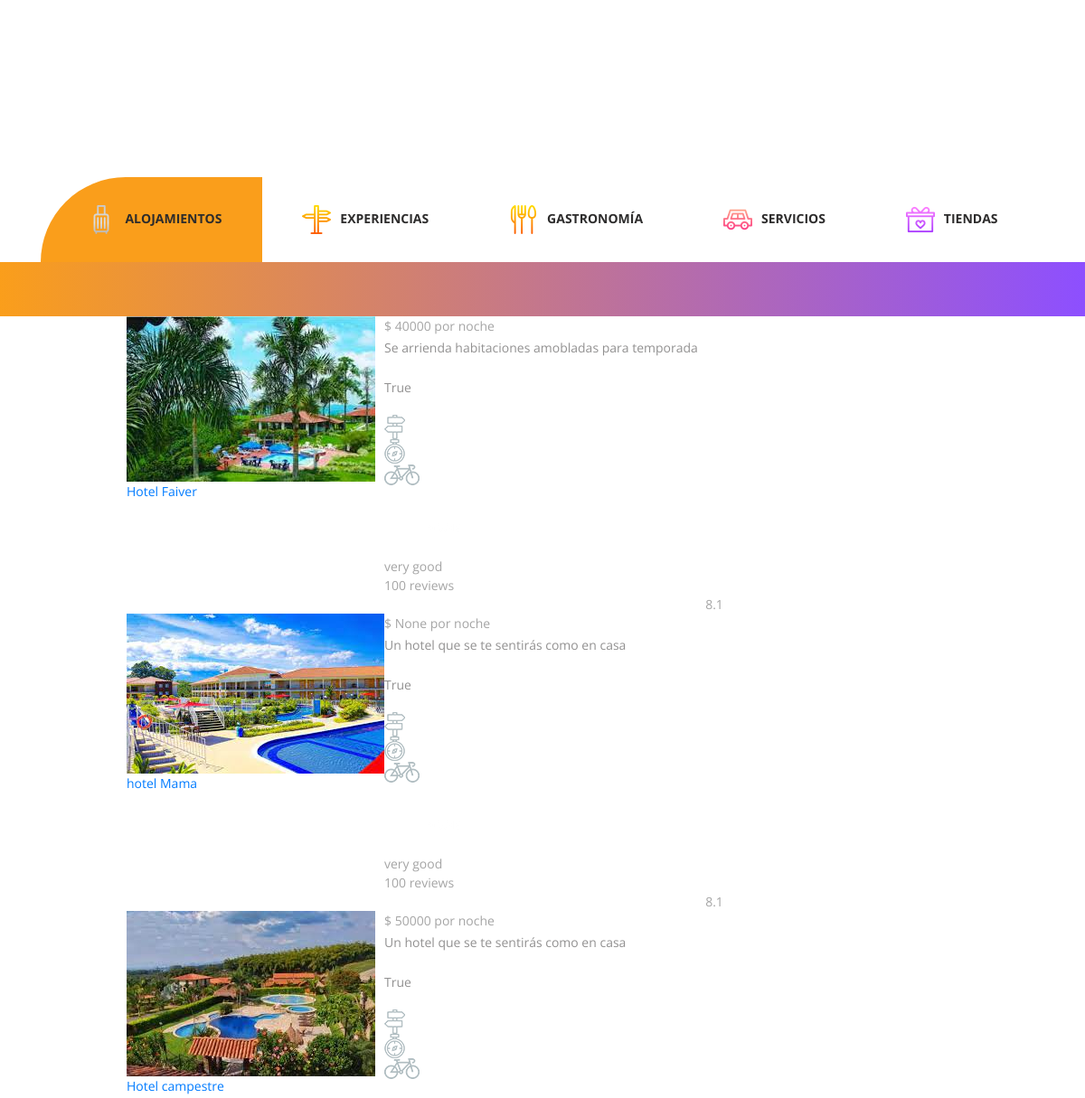
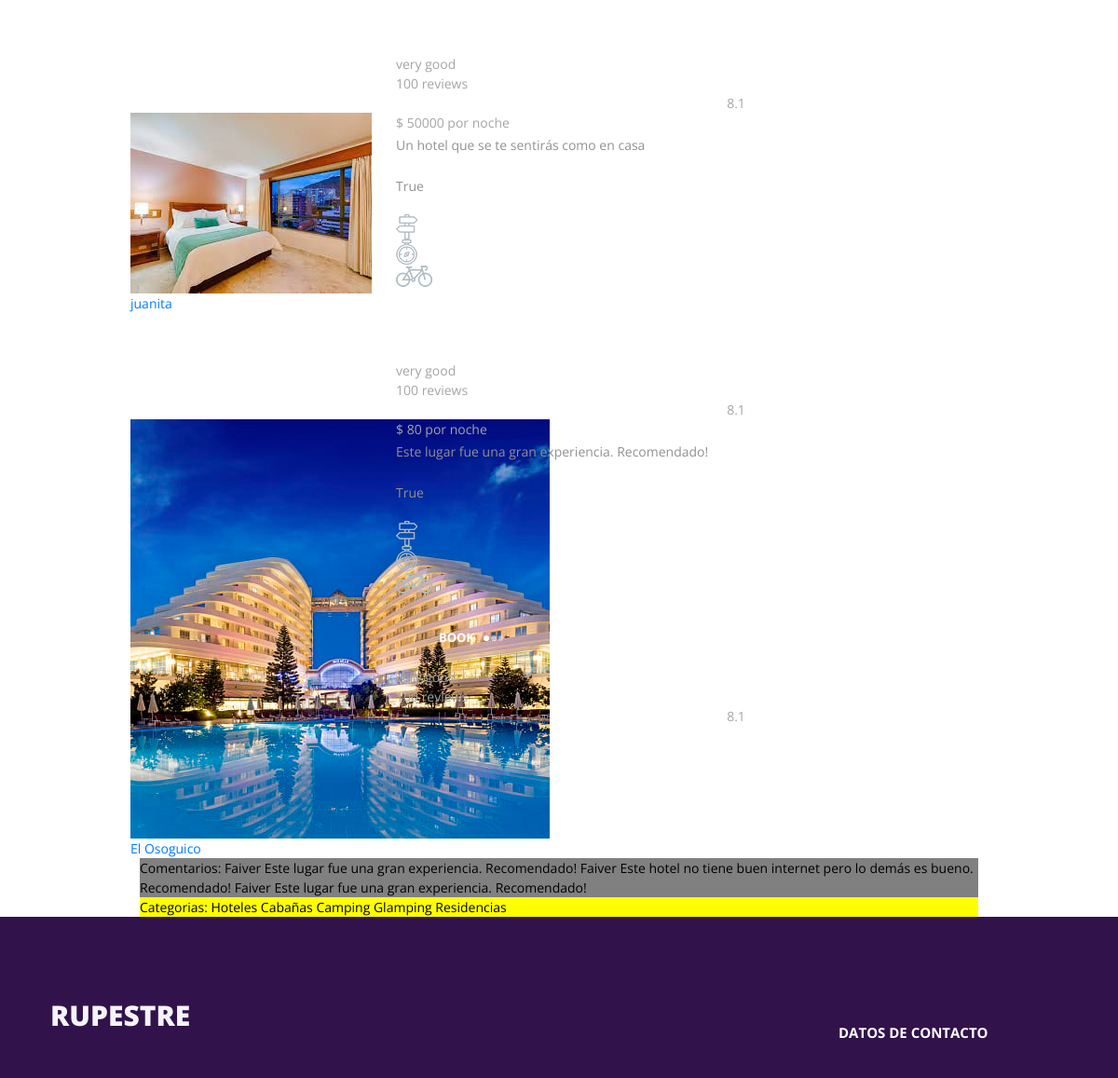
/alojamientos/ (middle part), run on an earlier commit of the app's database (2 pictures, top to bottom).
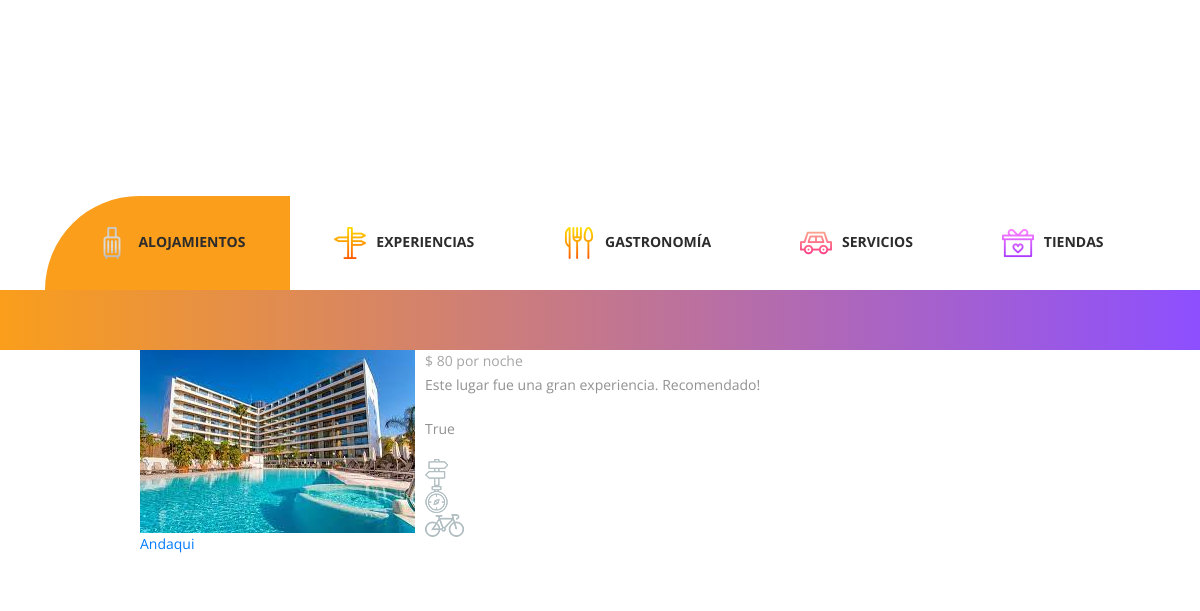
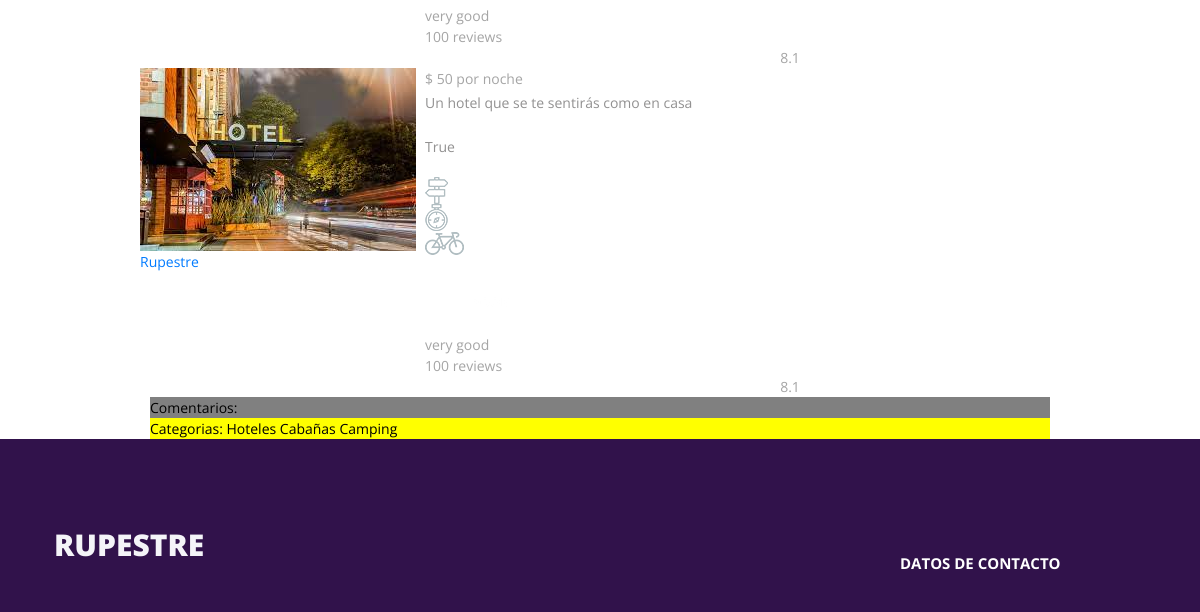
And on a later commit of the database (2 pictures, top to bottom).
### alojamientos/models.py (models this page shows, shortened)
class Alojamiento(models.Model):
    nombre=models.CharField(max_length=50)
    descripcion=models.CharField(max_length=150)
    imagen=models.ImageField(upload_to='alojamientos')
    precio=models.IntegerField( null=True, blank=True)#opcional subir precio
    categorias=models.ManyToManyField(Categoria) #relación de muchos a muchos entre Categoria y Post
    disponibilidad=models.BooleanField(default=True)
    created=models.DateTimeField(auto_now_add=True)
    updated=models.DateTimeField(auto_now_add=True)
    class Meta:
        verbose_name='alojamiento'
        verbose_name_plural='alojamientos'

class Post(models.Model):
    autor=models.ForeignKey(User, on_delete=models.CASCADE)#relación de uno a muchos entre autor y Post
    descripcion=models.CharField(max_length=150)
    created=models.DateTimeField(auto_now_add=True)
    updated=models.DateTimeField(auto_now_add=True)
    class Meta:
        verbose_name='post'
        verbose_name_plural='posts'

class Categoria(models.Model):
    nombre=models.CharField(max_length=50)
    created=models.DateTimeField(auto_now_add=True)
    updated=models.DateTimeField(auto_now_add=True)
    class Meta:
        verbose_name='categoria'
        verbose_name_plural='categorias'

### alojamientos/views.py (the view)
# urls.py: path('alojamientos/', include('alojamientos.urls')),
def alojamientos(request):
    alojamientos=Alojamiento.objects.all()
    categorias=Categoria.objects.all()
    posts=Post.objects.all()
    return render(request, "alojamientos/alojamientos.html", {
        "alojamientos": alojamientos,
        "categorias": categorias,
        "posts": posts
        })

### alojamientos/templates/alojamientos/alojamientos.html (shortened to what this page needs)
{% extends "RupestreApp/base.html" %}
{% load static %}
{% block content %}
		<div class="home">
		</div>
		<div class="search">
			<div class="container fill_height">
				<div class="row fill_height">
					<div class="col fill_height">
						<div class="search_tabs_container">
							<div
								class="search_tabs d-flex flex-lg-row flex-column align-items-lg-center align-items-start justify-content-lg-between justify-content-start">
								<div
									class="search_tab active d-flex flex-row align-items-center justify-content-lg-center justify-content-start">
									<a class="link" href="{% url 'Alojamientos' %}"><img src="{% static 'RupestreApp/images/iconos/alojamientos.png' %} "
											alt=""><span>alojamientos</span></a>
								</div>
								<div
									class="search_tab d-flex flex-row align-items-center justify-content-lg-center justify-content-start text-decoration:none">
									<a class="link" href="{% url 'Experiencias' %}"><img src="{% static 'RupestreApp/images/iconos/turismo.png' %}" alt="">experiencias</a>
								</div>
								<div
									class="search_tab d-flex flex-row align-items-center justify-content-lg-center justify-content-start text-decoration:none">
									<a class="link" href="{% url 'Gastronomia' %}"><img src="{% static 'RupestreApp/images/iconos/gastronomia.png' %}"
											alt="">gastronomía</a>
								</div>
								<div
									class="search_tab d-flex flex-row align-items-center justify-content-lg-center justify-content-start text-decoration:none">
									<a class="link" href="{% url 'Servicios' %}"><img src="{% static 'RupestreApp/images/iconos/servicios.png' %}"
											alt="">servicios</a>
								</div>
								<div
									class="search_tab d-flex flex-row align-items-center justify-content-lg-center justify-content-start text-decoration:none">
									<a class="link" href="{% url 'Tienda' %}"><img src="{% static 'RupestreApp/images/iconos/tiendas.png' %}" alt="">tiendas</a>
								</div>
							</div>
						</div>
					</div>
				</div>
			</div>
		</div>
	{% for alojamiento in alojamientos %}
		<div class="container">
			<div class="row">
				<div class="col-lg-12">
					<div class="offers_grid">
						<div class="offers_item rating_4">
							<div class="row">
								<div class="col-lg-1 temp_col"></div>
								<div class="col-lg-3 col-1680-4">
									<div class="offers_image_container">
										<div class="offers_image_background"
										><img src= "{{alojamiento.imagen.url}}"></div>
										<div class="offer_name"><a href="/detalle_hotel">{{alojamiento.nombre}}</a></div>
									</div>
								</div>
								<div class="col-lg-8">
									<div class="offers_content">
										<div class="offers_price">$ {{alojamiento.precio}}<span> por noche</span></div>
										<p class="offers_text">{{alojamiento.descripcion}}</p>
										<p class="offers_text">{{alojamiento.disponibilidad}}</p>
										<div class="offers_icons">
											<ul class="offers_icons_list">
												<li class="offers_icons_item"><img src="{% static 'RupestreApp/images/post.png' %}" alt=""></li>
												<li class="offers_icons_item"><img src="{% static 'RupestreApp/images/compass.png' %}" alt=""></li>
												<li class="offers_icons_item"><img src="{% static 'RupestreApp/images/bicycle.png' %}" alt=""></li>
												<li class="offers_icons_item"><img src="{% static 'RupestreApp/images/sailboat.png' %}" alt="">
												</li>
											</ul>
										</div>
										<div class="button book_button"><a
												href="#">book<span></span><span></span><span></span></a></div>
										<div class="offer_reviews">
											<div class="offer_reviews_content">
												<div class="offer_reviews_title">very good</div>
												<div class="offer_reviews_subtitle">100 reviews</div>
											</div>
											<div class="offer_reviews_rating text-center">8.1</div>
										</div>
									</div>
								</div>
							</div>
						</div>
					</div>
				</div>
			</div>
		</div>
	{% endfor %}
	<section>
		<div style="width:75%; background-color: grey; margin:auto; text-align: left ; color: black;">
			Comentarios:
			{% for post in posts %}
				{{post.autor}}
				{{post.descripcion}}
			{% endfor %}
		</div>
	</section>
	<section>
		<div style="width:75%; background-color: yellow; margin:auto; text-align: left ; color: black;">
			Categorias:
			{% for categoria in categorias %}
				{{categoria.nombre}}
			{% endfor %}
		</div>
	</section>
{% endblock %}

### RupestreApp/templates/RupestreApp/base.html (shortened to what this page needs)
<!DOCTYPE html>
<html lang="es">
<head>
{% load static %}
	<link rel="stylesheet" type="text/css" href="{% static 'styles/bootstrap4/bootstrap.min.css' %}">
	<link href="{% static 'plugins/font-awesome-4.7.0/css/font-awesome.min.css' %}" rel="stylesheet" type="text/css">
	<link rel="stylesheet" type="text/css" href="{% static 'plugins/OwlCarousel2-2.2.1/owl.carousel.css' %}">
	<link rel="stylesheet" type="text/css" href="{% static 'plugins/OwlCarousel2-2.2.1/owl.theme.default.css' %}">
	<link rel="stylesheet" type="text/css" href="{% static 'plugins/OwlCarousel2-2.2.1/animate.css' %}">
	<link rel="stylesheet" type="text/css" href="{% static 'styles/main_styles.css' %}">
	<link rel="stylesheet" type="text/css" href="{% static 'styles/responsive.css' %}">
	<link href="{% static 'plugins/font-awesome-4.7.0/css/font-awesome.min.css' %}" rel="stylesheet" type="text/css">
</head>
</head>
<body>
	<div class="super_container">
{% block content %}
{% endblock %}
		<footer class="footer">
			<div class="container">
				<div class="row">
					<div class="col-lg-3 footer_column">
						<div class="footer_col">
							<div class="footer_content footer_about">
								<div class="logo_container footer_logo">
									<div class="logo"><a href="#"><img src="{% static 'images/iconos/logof.png ' %}" alt="">Rupestre</a></div>
								</div>
							</div>
						</div>
					</div>
					<div class="col-lg-3 footer_column ml-auto">
						<div class="footer_col">
							<div class="footer_title">Datos de contacto</div>
						</div>
					</div>
				</div>
			</div>
		</footer>
	</div>
</body>
</html>

### RupestreApp/static/styles/main_styles.css (style rules this page uses)
* { margin: 0; padding: 0; -webkit-font-smoothing: antialiased; -webkit-text-shadow: rgba(0,0,0,.01) 0 0 1px; text-shadow: rgba(0,0,0,.01) 0 0 1px; }
body { font-family: 'Open Sans', sans-serif; font-size: 14px; font-weight: 400; background: #FFFFFF; color: #a5a5a5; }
div { display: block; position: relative; -webkit-box-sizing: border-box; -moz-box-sizing: border-box; box-sizing: border-box; }
ul { list-style: none; margin-bottom: 0px; }
p { font-family: 'Open Sans', sans-serif; font-size: 14px; line-height: 2; font-weight: 400; color: #929191; -webkit-font-smoothing: antialiased; -webkit-text-shadow: rgba(0,0,0,.01) 0 0 1px; text-shadow: rgba(0,0,0,.01) 0 0 1px; }
a, a:hover, a:visited, a:active, a:link { text-decoration: none; -webkit-font-smoothing: antialiased; -webkit-text-shadow: rgba(0,0,0,.01) 0 0 1px; text-shadow: rgba(0,0,0,.01) 0 0 1px; }
section { display: block; position: relative; box-sizing: border-box; }
.fill_height { height: 100%; }
.super_container { width: 100%; overflow: hidden; }
.button { display: inline-block; height: 53px; border-radius: 27px; overflow: hidden; }
.button a { display: block; font-size: 13px; font-weight: 700; color: #fff; text-transform: uppercase; line-height: 53px; padding-left: 46px; padding-right: 46px; white-space: nowrap; z-index: 2; }
.button span { display: inline-block; vertical-align: middle; width: 5.75px; height: 5.63px; background: #FFFFFF; border-radius: 50%; margin-right: 2px; }
.button span:first-child { margin-left: 10px; }
.button span:nth-child(2) { opacity: 0.6; }
.button span:last-child { opacity: 0.4; margin-right: 0px; }
.logo_container { -webkit-transform: translateY(-6px); -moz-transform: translateY(-6px); -ms-transform: translateY(-6px); -o-transform: translateY(-6px); transform: translateY(-6px); }
.logo a { font-family: 'Open Sans', sans-serif; font-size: 30px; color: #f4f4f8; font-weight: 800; text-transform: uppercase; }
.home { width: 100%; height: 100vh; }
.search { width: 100%; height: 60px; background: linear-gradient(to right, #fa9e1b, #8d4fff); z-index: 10; }
.search_tabs_container { position: absolute; bottom: 100%; left: 15px; width: calc(100% - 30px); }
.search_tabs { height: 94px; }
.search_tab { font-size: 14px; font-weight: 700; color: #2d2c2c; text-transform: uppercase; text-align: center; height: 100%; flex-grow: 1; background: #FFFFFF; cursor: pointer; -webkit-transition: all 200ms ease; -moz-transition: all 200ms ease; -ms-transition: all 200ms ease; -o-transition: all 200ms ease; transition: all 200ms ease; }
.link { color: #2d2c2c; }
.search_tab img { margin-right: 10px; -webkit-transition: all 200ms ease; -moz-transition: all 200ms ease; -ms-transition: all 200ms ease; -o-transition: all 200ms ease; transition: all 200ms ease; }
.search_tab:first-child { border-top-left-radius: 94px; padding-left: 7px; }
.search_tab:last-child { border-top-right-radius: 94px; padding-right: 7px; }
.search_tab.active { background: #fa9e1b; color: #FFFFFF; }
.search_tab.active img { -webkit-filter: brightness(200%) grayscale(100%); -moz-filter: brightness(200%) grayscale(100%); -ms-filter: brightness(200%) grayscale(100%); -o-filter: brightness(200%) grayscale(100%); filter: brightness(200%) grayscale(100%); }
.footer { width: 100%; padding-top: 113px; padding-bottom: 104px; background: #31124b; }
.footer_title { font-size: 15px; font-weight: 700; color: #FFFFFF; text-transform: uppercase; }
.footer_about { padding-top: 67px; }
.footer_logo { position: absolute; left: 0; top: -24px; }

What changed in the data, as far as the page shows it:
removed Alojamiento: imagen (picture), nombre "Hotel Faiver", precio "40000", descripcion "Se arrienda habitaciones amobladas para temporada", disponibilidad "True"
removed Alojamiento: imagen (picture), nombre "hotel Mama", precio "None", descripcion "Un hotel que se te sentirás como en casa", disponibilidad "True"
removed Alojamiento: imagen (picture), nombre "Hotel campestre", precio "50000", descripcion "Un hotel que se te sentirás como en casa", disponibilidad "True"
removed Alojamiento: imagen (picture), nombre "juanita", precio "50000", descripcion "Un hotel que se te sentirás como en casa", disponibilidad "True"
removed Alojamiento: imagen (picture), nombre "El Osoguico", precio "80", descripcion "Este lugar fue una gran experiencia. Recomendado!", disponibilidad "True"
removed Post: autor "Faiver", descripcion "Este lugar fue una gran experiencia. Recomendado!"
removed Post: autor "Faiver", descripcion "Este hotel no tiene buen internet pero lo demás es bueno. Recomendado!"
removed Post: autor "Faiver", descripcion "Este lugar fue una gran experiencia. Recomendado!"
removed Categoria: nombre "Glamping"
removed Categoria: nombre "Residencias"
added Alojamiento: imagen (picture), nombre "Andaqui", precio "80", descripcion "Este lugar fue una gran experiencia. Recomendado!", disponibilidad "True"
added Alojamiento: imagen (picture), nombre "Rupestre", precio "50", descripcion "Un hotel que se te sentirás como en casa", disponibilidad "True"
